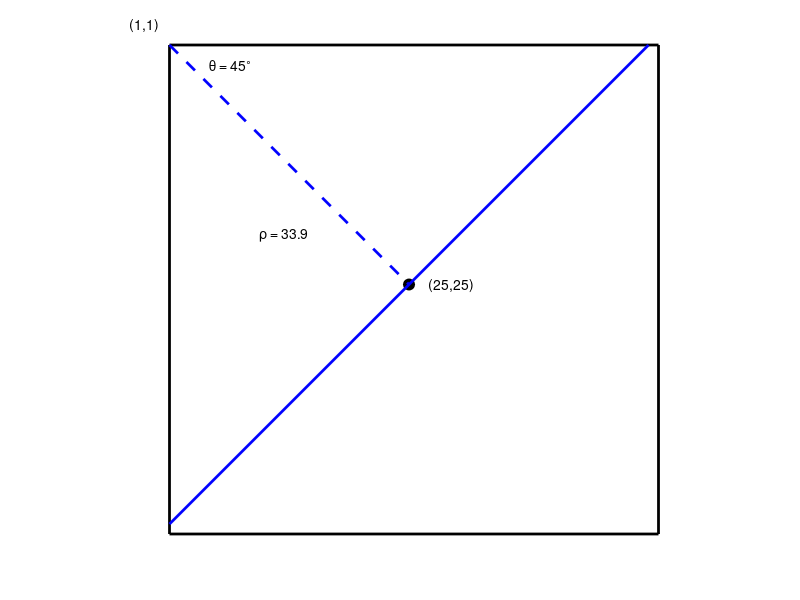

MATLAB code to generate this figure:
x = [1 50 50 1 1];
y = [1 1 50 50 1];
plot(x,y,'k','LineWidth',2,'Clipping','off')
axis equal
axis ij
axis off

hold on
plot(25,25,'k','Marker','o','MarkerSize',8,'MarkerFaceColor','k')

plot([1 25], [1 25], 'b', 'LineWidth', 2, 'LineStyle', '--')

plot([1 49], [49 1], 'b', 'LineWidth', 2)

text(10,20,'\rho = 33.9')
text(5,3,'\theta = 45^\circ')
text(27,25,'(25,25)')
text(-3,-1,'(1,1)')

hold off